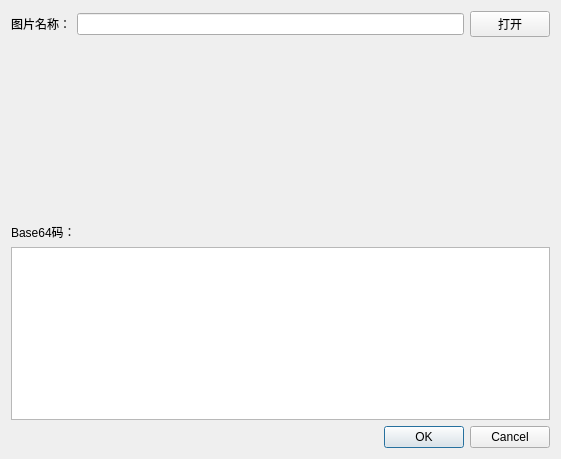
<?xml version="1.0" encoding="UTF-8"?>
<ui version="4.0">
 <class>GetImageInfoDialog</class>
 <widget class="QDialog" name="GetImageInfoDialog">
  <property name="geometry">
   <rect>
    <x>0</x>
    <y>0</y>
    <width>561</width>
    <height>459</height>
   </rect>
  </property>
  <property name="windowTitle">
   <string>Dialog</string>
  </property>
  <layout class="QVBoxLayout" name="verticalLayout" stretch="0,1,0,1,0">
   <item>
    <layout class="QHBoxLayout" name="horizontalLayout">
     <item>
      <widget class="QLabel" name="label">
       <property name="text">
        <string>图片名称：</string>
       </property>
      </widget>
     </item>
     <item>
      <widget class="QLineEdit" name="lineEdit"/>
     </item>
     <item>
      <widget class="QPushButton" name="pushButton">
       <property name="text">
        <string>打开</string>
       </property>
      </widget>
     </item>
    </layout>
   </item>
   <item>
    <widget class="QLabel" name="label_2">
     <property name="text">
      <string/>
     </property>
    </widget>
   </item>
   <item>
    <widget class="QLabel" name="label_3">
     <property name="text">
      <string>Base64码：</string>
     </property>
    </widget>
   </item>
   <item>
    <widget class="QTextBrowser" name="textBrowser"/>
   </item>
   <item>
    <widget class="QDialogButtonBox" name="buttonBox">
     <property name="orientation">
      <enum>Qt::Horizontal</enum>
     </property>
     <property name="standardButtons">
      <set>QDialogButtonBox::Cancel|QDialogButtonBox::Ok</set>
     </property>
    </widget>
   </item>
  </layout>
 </widget>
 <resources/>
 <connections>
  <connection>
   <sender>buttonBox</sender>
   <signal>accepted()</signal>
   <receiver>GetImageInfoDialog</receiver>
   <slot>accept()</slot>
   <hints>
    <hint type="sourcelabel">
     <x>248</x>
     <y>254</y>
    </hint>
    <hint type="destinationlabel">
     <x>157</x>
     <y>274</y>
    </hint>
   </hints>
  </connection>
  <connection>
   <sender>buttonBox</sender>
   <signal>rejected()</signal>
   <receiver>GetImageInfoDialog</receiver>
   <slot>reject()</slot>
   <hints>
    <hint type="sourcelabel">
     <x>316</x>
     <y>260</y>
    </hint>
    <hint type="destinationlabel">
     <x>286</x>
     <y>274</y>
    </hint>
   </hints>
  </connection>
 </connections>
</ui>
